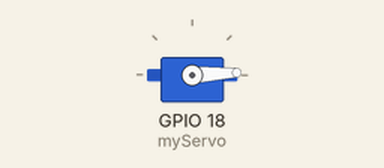
Bench run of a sketch on a simulated ESP32. On the bench: servo.

Above: at 0.05 s.
At 1.3 s:
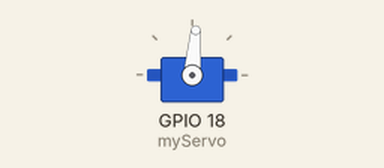
At 2.6 s:
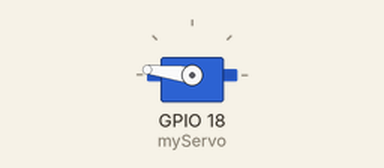
At 5.2 s:
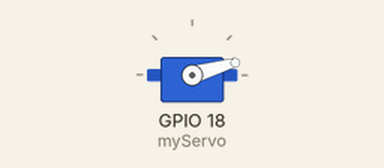
Timing chart, 0 to 7.1 s (numbered marks = the images above):
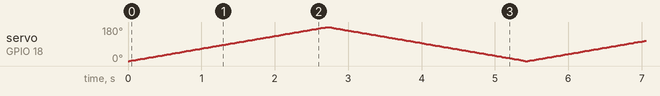

The sketch:

Servo.ino
```cpp
#include <ESP32Servo.h>

Servo myServo;

void setup() {
  myServo.attach(18);
}

void loop() {
  for (int angle = 0; angle <= 180; angle++) {
    myServo.write(angle);
    delay(15);
  }

  for (int angle = 180; angle >= 0; angle--) {
    myServo.write(angle);
    delay(15);
  }
}
```
